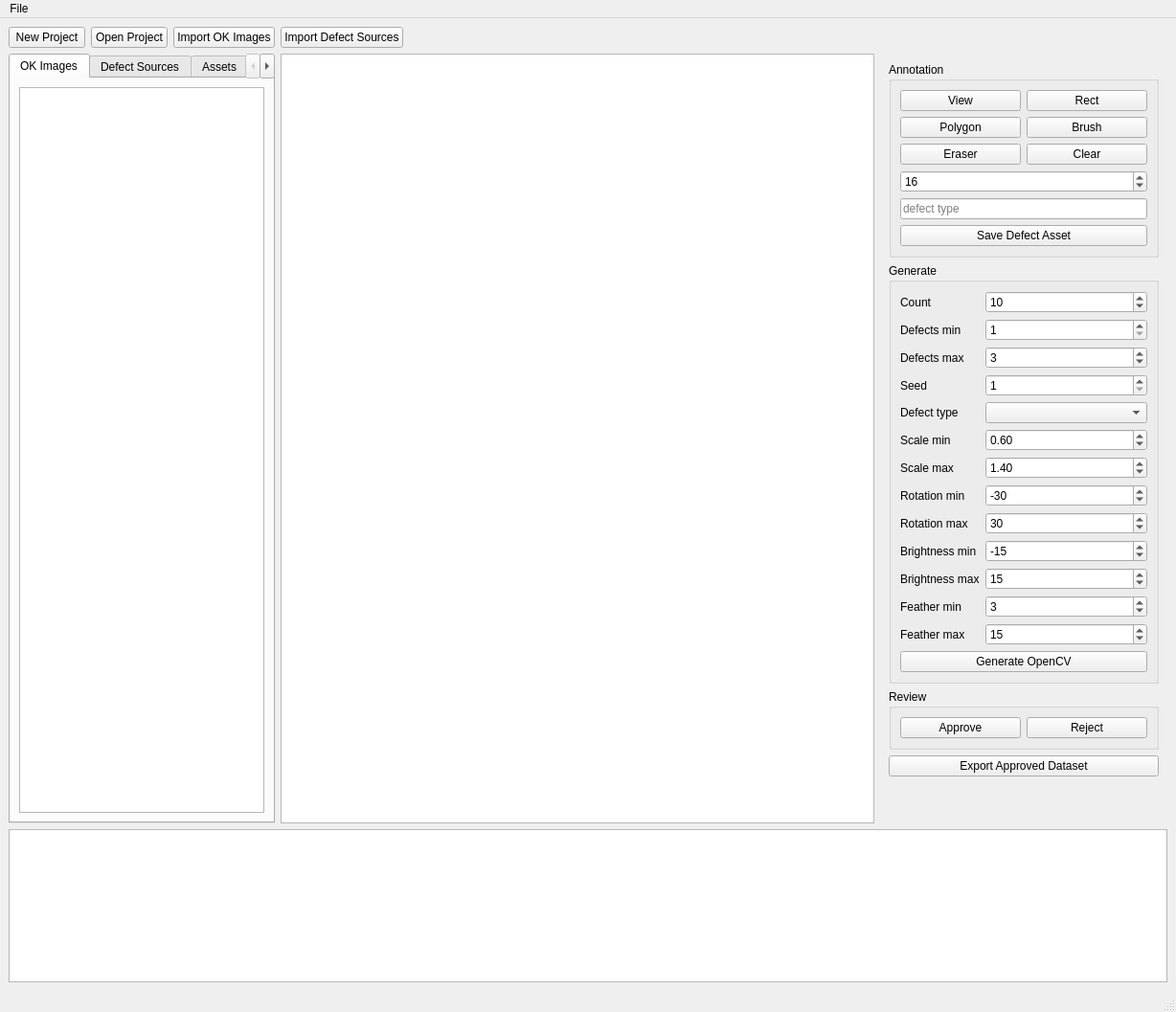
<?xml version="1.0" encoding="UTF-8"?>
<ui version="4.0">
 <class>MainWindow</class>
 <widget class="QMainWindow" name="MainWindow">
  <property name="windowTitle">
   <string>DefectDataGenerator</string>
  </property>
  <widget class="QWidget" name="centralWidget">
   <layout class="QVBoxLayout" name="verticalLayout">
    <item>
     <layout class="QHBoxLayout" name="projectButtonLayout">
      <item>
       <widget class="QPushButton" name="newProjectButton">
        <property name="text">
         <string>New Project</string>
        </property>
       </widget>
      </item>
      <item>
       <widget class="QPushButton" name="openProjectButton">
        <property name="text">
         <string>Open Project</string>
        </property>
       </widget>
      </item>
      <item>
       <widget class="QPushButton" name="importOkButton">
        <property name="text">
         <string>Import OK Images</string>
        </property>
       </widget>
      </item>
      <item>
       <widget class="QPushButton" name="importDefectButton">
        <property name="text">
         <string>Import Defect Sources</string>
        </property>
       </widget>
      </item>
      <item>
       <spacer name="projectButtonSpacer">
        <property name="orientation">
         <enum>Qt::Horizontal</enum>
        </property>
        <property name="sizeHint" stdset="0">
         <size>
          <width>40</width>
          <height>20</height>
         </size>
        </property>
       </spacer>
      </item>
     </layout>
    </item>
    <item>
     <layout class="QHBoxLayout" name="mainLayout">
      <item>
       <widget class="QTabWidget" name="leftTabs">
        <property name="minimumSize">
         <size>
          <width>260</width>
          <height>0</height>
         </size>
        </property>
        <widget class="QWidget" name="okTab">
         <attribute name="title">
          <string>OK Images</string>
         </attribute>
         <layout class="QVBoxLayout" name="okTabLayout">
          <item>
           <widget class="QListView" name="okListView"/>
          </item>
         </layout>
        </widget>
        <widget class="QWidget" name="defectTab">
         <attribute name="title">
          <string>Defect Sources</string>
         </attribute>
         <layout class="QVBoxLayout" name="defectTabLayout">
          <item>
           <widget class="QListView" name="defectListView"/>
          </item>
         </layout>
        </widget>
        <widget class="QWidget" name="assetTab">
         <attribute name="title">
          <string>Assets</string>
         </attribute>
         <layout class="QVBoxLayout" name="assetTabLayout">
          <item>
           <widget class="QListView" name="assetListView"/>
          </item>
         </layout>
        </widget>
        <widget class="QWidget" name="generatedTab">
         <attribute name="title">
          <string>Generated</string>
         </attribute>
         <layout class="QVBoxLayout" name="generatedTabLayout">
          <item>
           <widget class="QListView" name="generatedListView"/>
          </item>
         </layout>
        </widget>
       </widget>
      </item>
      <item>
       <widget class="ImageView" name="imageView">
        <property name="minimumSize">
         <size>
          <width>620</width>
          <height>480</height>
         </size>
        </property>
       </widget>
      </item>
      <item>
       <widget class="QWidget" name="rightPanel">
        <property name="minimumSize">
         <size>
          <width>300</width>
          <height>0</height>
         </size>
        </property>
        <layout class="QVBoxLayout" name="rightPanelLayout">
         <item>
          <widget class="QGroupBox" name="annotationGroup">
           <property name="title">
            <string>Annotation</string>
           </property>
           <layout class="QGridLayout" name="annotationLayout">
            <item row="0" column="0">
             <widget class="QPushButton" name="viewButton">
              <property name="text">
               <string>View</string>
              </property>
             </widget>
            </item>
            <item row="0" column="1">
             <widget class="QPushButton" name="rectButton">
              <property name="text">
               <string>Rect</string>
              </property>
             </widget>
            </item>
            <item row="1" column="0">
             <widget class="QPushButton" name="polygonButton">
              <property name="text">
               <string>Polygon</string>
              </property>
             </widget>
            </item>
            <item row="1" column="1">
             <widget class="QPushButton" name="brushButton">
              <property name="text">
               <string>Brush</string>
              </property>
             </widget>
            </item>
            <item row="2" column="0">
             <widget class="QPushButton" name="eraserButton">
              <property name="text">
               <string>Eraser</string>
              </property>
             </widget>
            </item>
            <item row="2" column="1">
             <widget class="QPushButton" name="clearMaskButton">
              <property name="text">
               <string>Clear</string>
              </property>
             </widget>
            </item>
            <item row="3" column="0" colspan="2">
             <widget class="QSpinBox" name="brushSizeSpin">
              <property name="minimum">
               <number>1</number>
              </property>
              <property name="maximum">
               <number>128</number>
              </property>
              <property name="value">
               <number>16</number>
              </property>
             </widget>
            </item>
            <item row="4" column="0" colspan="2">
             <widget class="QLineEdit" name="defectTypeEdit">
              <property name="placeholderText">
               <string>defect type</string>
              </property>
             </widget>
            </item>
            <item row="5" column="0" colspan="2">
             <widget class="QPushButton" name="saveAssetButton">
              <property name="text">
               <string>Save Defect Asset</string>
              </property>
             </widget>
            </item>
           </layout>
          </widget>
         </item>
         <item>
          <widget class="QGroupBox" name="generateGroup">
           <property name="title">
            <string>Generate</string>
           </property>
           <layout class="QFormLayout" name="generateLayout">
            <item row="0" column="0">
             <widget class="QLabel" name="countLabel">
              <property name="text">
               <string>Count</string>
              </property>
             </widget>
            </item>
            <item row="0" column="1">
             <widget class="QSpinBox" name="countSpin">
              <property name="minimum">
               <number>1</number>
              </property>
              <property name="maximum">
               <number>10000</number>
              </property>
              <property name="value">
               <number>10</number>
              </property>
             </widget>
            </item>
            <item row="1" column="0">
             <widget class="QLabel" name="defectMinLabel">
              <property name="text">
               <string>Defects min</string>
              </property>
             </widget>
            </item>
            <item row="1" column="1">
             <widget class="QSpinBox" name="defectMinSpin">
              <property name="minimum">
               <number>1</number>
              </property>
              <property name="maximum">
               <number>20</number>
              </property>
              <property name="value">
               <number>1</number>
              </property>
             </widget>
            </item>
            <item row="2" column="0">
             <widget class="QLabel" name="defectMaxLabel">
              <property name="text">
               <string>Defects max</string>
              </property>
             </widget>
            </item>
            <item row="2" column="1">
             <widget class="QSpinBox" name="defectMaxSpin">
              <property name="minimum">
               <number>1</number>
              </property>
              <property name="maximum">
               <number>20</number>
              </property>
              <property name="value">
               <number>3</number>
              </property>
             </widget>
            </item>
            <item row="3" column="0">
             <widget class="QLabel" name="seedLabel">
              <property name="text">
               <string>Seed</string>
              </property>
             </widget>
            </item>
            <item row="3" column="1">
             <widget class="QSpinBox" name="seedSpin">
              <property name="minimum">
               <number>1</number>
              </property>
              <property name="maximum">
               <number>2147483647</number>
              </property>
              <property name="value">
               <number>1</number>
              </property>
             </widget>
            </item>
            <item row="4" column="0">
             <widget class="QLabel" name="generateTypeLabel">
              <property name="text">
               <string>Defect type</string>
              </property>
             </widget>
            </item>
            <item row="4" column="1">
             <widget class="QComboBox" name="generateTypeCombo"/>
            </item>
            <item row="5" column="0">
             <widget class="QLabel" name="scaleMinLabel">
              <property name="text">
               <string>Scale min</string>
              </property>
             </widget>
            </item>
            <item row="5" column="1">
             <widget class="QDoubleSpinBox" name="scaleMinSpin">
              <property name="minimum">
               <double>0.100000000000000</double>
              </property>
              <property name="maximum">
               <double>10.000000000000000</double>
              </property>
              <property name="singleStep">
               <double>0.100000000000000</double>
              </property>
              <property name="value">
               <double>0.600000000000000</double>
              </property>
             </widget>
            </item>
            <item row="6" column="0">
             <widget class="QLabel" name="scaleMaxLabel">
              <property name="text">
               <string>Scale max</string>
              </property>
             </widget>
            </item>
            <item row="6" column="1">
             <widget class="QDoubleSpinBox" name="scaleMaxSpin">
              <property name="minimum">
               <double>0.100000000000000</double>
              </property>
              <property name="maximum">
               <double>10.000000000000000</double>
              </property>
              <property name="singleStep">
               <double>0.100000000000000</double>
              </property>
              <property name="value">
               <double>1.400000000000000</double>
              </property>
             </widget>
            </item>
            <item row="7" column="0">
             <widget class="QLabel" name="rotationMinLabel">
              <property name="text">
               <string>Rotation min</string>
              </property>
             </widget>
            </item>
            <item row="7" column="1">
             <widget class="QSpinBox" name="rotationMinSpin">
              <property name="minimum">
               <number>-180</number>
              </property>
              <property name="maximum">
               <number>180</number>
              </property>
              <property name="value">
               <number>-30</number>
              </property>
             </widget>
            </item>
            <item row="8" column="0">
             <widget class="QLabel" name="rotationMaxLabel">
              <property name="text">
               <string>Rotation max</string>
              </property>
             </widget>
            </item>
            <item row="8" column="1">
             <widget class="QSpinBox" name="rotationMaxSpin">
              <property name="minimum">
               <number>-180</number>
              </property>
              <property name="maximum">
               <number>180</number>
              </property>
              <property name="value">
               <number>30</number>
              </property>
             </widget>
            </item>
            <item row="9" column="0">
             <widget class="QLabel" name="brightnessMinLabel">
              <property name="text">
               <string>Brightness min</string>
              </property>
             </widget>
            </item>
            <item row="9" column="1">
             <widget class="QSpinBox" name="brightnessMinSpin">
              <property name="minimum">
               <number>-255</number>
              </property>
              <property name="maximum">
               <number>255</number>
              </property>
              <property name="value">
               <number>-15</number>
              </property>
             </widget>
            </item>
            <item row="10" column="0">
             <widget class="QLabel" name="brightnessMaxLabel">
              <property name="text">
               <string>Brightness max</string>
              </property>
             </widget>
            </item>
            <item row="10" column="1">
             <widget class="QSpinBox" name="brightnessMaxSpin">
              <property name="minimum">
               <number>-255</number>
              </property>
              <property name="maximum">
               <number>255</number>
              </property>
              <property name="value">
               <number>15</number>
              </property>
             </widget>
            </item>
            <item row="11" column="0">
             <widget class="QLabel" name="featherMinLabel">
              <property name="text">
               <string>Feather min</string>
              </property>
             </widget>
            </item>
            <item row="11" column="1">
             <widget class="QSpinBox" name="featherMinSpin">
              <property name="minimum">
               <number>1</number>
              </property>
              <property name="maximum">
               <number>101</number>
              </property>
              <property name="value">
               <number>3</number>
              </property>
             </widget>
            </item>
            <item row="12" column="0">
             <widget class="QLabel" name="featherMaxLabel">
              <property name="text">
               <string>Feather max</string>
              </property>
             </widget>
            </item>
            <item row="12" column="1">
             <widget class="QSpinBox" name="featherMaxSpin">
              <property name="minimum">
               <number>1</number>
              </property>
              <property name="maximum">
               <number>101</number>
              </property>
              <property name="value">
               <number>15</number>
              </property>
             </widget>
            </item>
            <item row="13" column="0" colspan="2">
             <widget class="QPushButton" name="generateButton">
              <property name="text">
               <string>Generate OpenCV</string>
              </property>
             </widget>
            </item>
           </layout>
          </widget>
         </item>
         <item>
          <widget class="QGroupBox" name="reviewGroup">
           <property name="title">
            <string>Review</string>
           </property>
           <layout class="QHBoxLayout" name="reviewLayout">
            <item>
             <widget class="QPushButton" name="approveButton">
              <property name="text">
               <string>Approve</string>
              </property>
             </widget>
            </item>
            <item>
             <widget class="QPushButton" name="rejectButton">
              <property name="text">
               <string>Reject</string>
              </property>
             </widget>
            </item>
           </layout>
          </widget>
         </item>
         <item>
          <widget class="QPushButton" name="exportButton">
           <property name="text">
            <string>Export Approved Dataset</string>
           </property>
          </widget>
         </item>
         <item>
          <spacer name="rightSpacer">
           <property name="orientation">
            <enum>Qt::Vertical</enum>
           </property>
           <property name="sizeHint" stdset="0">
            <size>
             <width>20</width>
             <height>40</height>
            </size>
           </property>
          </spacer>
         </item>
        </layout>
       </widget>
      </item>
     </layout>
    </item>
    <item>
     <widget class="QPlainTextEdit" name="logEdit">
      <property name="maximumSize">
       <size>
        <width>16777215</width>
        <height>160</height>
       </size>
      </property>
      <property name="readOnly">
       <bool>true</bool>
      </property>
     </widget>
    </item>
   </layout>
  </widget>
  <widget class="QMenuBar" name="menuBar">
   <widget class="QMenu" name="fileMenu">
    <property name="title">
     <string>File</string>
    </property>
    <addaction name="newProjectAction"/>
    <addaction name="openProjectAction"/>
    <addaction name="importOkAction"/>
    <addaction name="importDefectAction"/>
   </widget>
   <addaction name="fileMenu"/>
  </widget>
  <widget class="QStatusBar" name="statusBar"/>
  <action name="newProjectAction">
   <property name="text">
    <string>New Project</string>
   </property>
  </action>
  <action name="openProjectAction">
   <property name="text">
    <string>Open Project</string>
   </property>
  </action>
  <action name="importOkAction">
   <property name="text">
    <string>Import OK Images</string>
   </property>
  </action>
  <action name="importDefectAction">
   <property name="text">
    <string>Import Defect Sources</string>
   </property>
  </action>
 </widget>
 <customwidgets>
  <customwidget>
   <class>ImageView</class>
   <extends>QGraphicsView</extends>
   <header>ui/ImageView.h</header>
  </customwidget>
 </customwidgets>
 <resources/>
 <connections/>
</ui>
